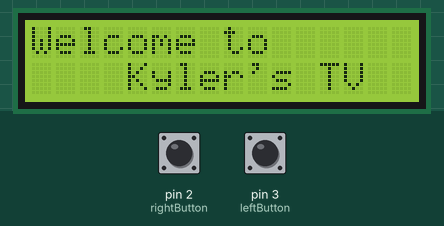
This sketch was run on a simulated Arduino Uno, built with avr-gcc and run on an emulated ATmega328P. On the bench: 16×2 character LCD. The inputs (shaded band) are chosen by the test bench; at power-on: pin 2 (rightButton) LOW, pin 3 (leftButton) LOW.

Above: at 1.2 s.
1.3 s: pin 2 (rightButton) pulled HIGH for 0.15 s
At 1.7 s:
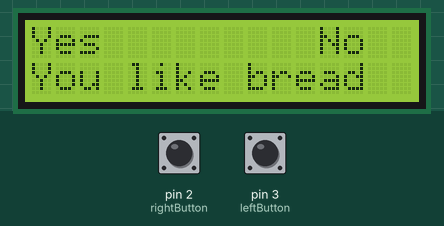
Timing chart, 0 to 4.3 s (numbered marks = the images above; inputs shaded):
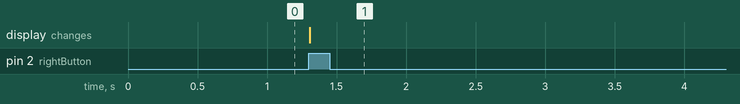

Measured:
- after the input at 1.3 s, the display: changes at once (image 1)

The sketch:

level4.ino
```cpp
//   ________________________________________________________________________
//  /  Name: Kyler Visser              Level 4             Date: 2023-11-03  \
//  |                                                                        |
//  |                                Description                             |
//  |                                                                        |
//  |  This program will use the LCD to ask the user a series of questions.  |
//  |   If the user selects yes or no it will increment a counter. At the    |
//  |                    end it will display the results.                    |
//  \________________________________________________________________________/

#include <LiquidCrystal.h>

// Initialise the Serial LCD.
LiquidCrystal lcd(12, 11, 7, 6, 5, 4); // These pin numbers are hard coded in on the serial backpack board.

//  ------------------------------
//    Initalize vairables
//  ------------------------------
int leftButton = 3;
int rightButton = 2;

String questions[5] = {
    "You like bread",
    "You like death",
    "You like code",
    "You like food",
    "You like games"
};

int selected[2] = {0, 0};
int stop = 0;


//  ------------------------------
//    Initalize, LCD, buttons,
//         and inturupts.
//  ------------------------------
void setup() {
    lcd.begin(16, 2); // Initialize the LCD.
    pinMode(leftButton, INPUT);
    pinMode(rightButton, INPUT);

    attachInterrupt(digitalPinToInterrupt(leftButton), yes, RISING);
    attachInterrupt(digitalPinToInterrupt(rightButton), no, RISING);
}

//  ------------------------------
//    Main code loop.
//  ------------------------------
void loop() {
    welcome();
    for (int choice=0; choice<5; choice++) {
        switch (askQuestion(questions[choice])) {
            case true:
                selected[0] += 1;
                break;
            case false:
                selected[1] += 1;
                break;
        }
    }
    displayResults();
}

//  ------------------------------
//    Yes interrupt.
//  ------------------------------
void yes() {
    stop = 1;
}

//  ------------------------------
//    No interrupt.
//  ------------------------------
void no() {
    stop = -1;
}

//  ------------------------------
//    Welcome screen.
//  ------------------------------
void welcome() {
    lcd.clear();
    lcd.setCursor(0, 0);
    lcd.print("Welcome to");
    lcd.setCursor(4, 1);
    lcd.print("Kyler's TV");
    while (true) {
        if (digitalRead(leftButton) == HIGH || digitalRead(rightButton) == HIGH) {
            break;
        }
    }
}

//  ------------------------------
//    Ask the user a question.
//  ------------------------------
bool askQuestion(String question) {
    lcd.clear();
    lcd.setCursor(0, 0);
    lcd.print("Yes         No");

    lcd.setCursor(0, 1);
    lcd.print(question);

    stop = 0;
    while (stop == 0) {}
    return (stop == 1);
}

//  ------------------------------
//    Display the results.
//  ------------------------------
void displayResults() {
    lcd.clear();
    lcd.setCursor(0, 0);
    lcd.print("Yes count: ");
    lcd.print(selected[0]);

    lcd.setCursor(0, 1);
    lcd.print("No count: ");
    lcd.print(selected[1]);

    stop = 0;
    while (stop == 0) {}
}
```
